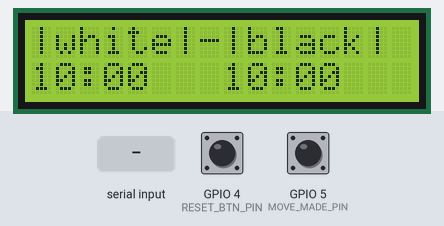
Bench run of a sketch on a simulated ESP32. On the bench: 16×2 character LCD. Inputs (shaded band) come from the test bench; at power-on: GPIO 4 (RESET_BTN_PIN) HIGH, GPIO 5 (MOVE_MADE_PIN) HIGH. What the sketch prints to the serial monitor is not drawn.

Above: at 1.2 s.
1.3 s: "m\n" received over Serial
At 2.0 s:
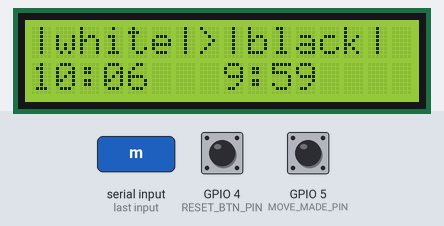
4.3 s: "BWON\n" received over Serial
At 5.5 s:
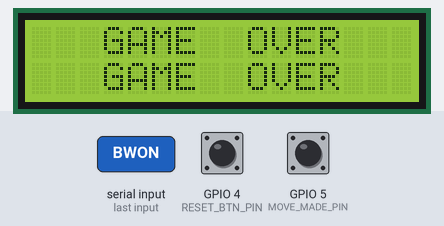
5.8 s: "START\n" received over Serial
At 6.6 s:
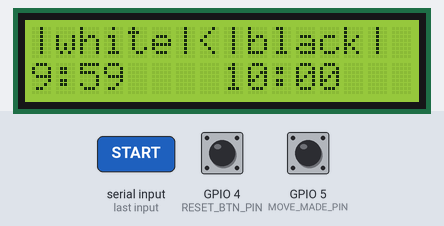
8.8 s: "WWON\n" received over Serial
At 10.0 s:
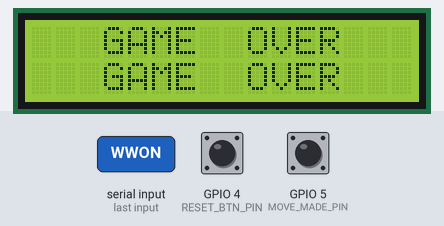
10.3 s: "TIME:90\n" received over Serial
At 11.1 s:
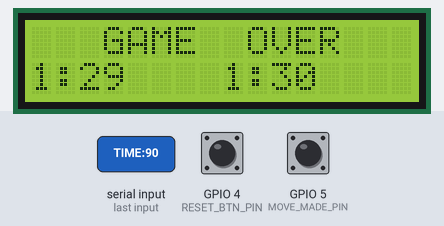
13.3 s: "DRAW\n" received over Serial
At 13.7 s:
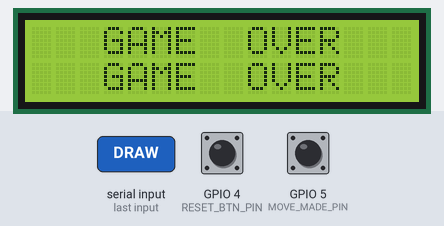
Timing chart, 0 to 15.8 s (numbered marks = the images above; inputs shaded):
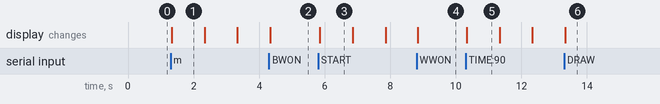

The sketch:

chess_clock.ino
```cpp
// file: /data/git/niclink/external_clock_firmware/WROOM_chess_clock/chess_clock/chess_clock2.ino
#include <LiquidCrystal_I2C.h>
#include <Wire.h>

//#define DEBUG T
//#define DEBUG_TICK T
// messages
#define WHITE_BLACK "|white|-|black| "
#define BLACK_TURN "|white|>|black| "
#define WHITE_TURN "|white|<|black| "
#define WHITE_WIN "  WHITE  WINS!   "
#define BLACK_WIN "  BLACK  WINS!   "
#define DRAW "  0.5/1  DRAW  "
#define GAME_OVER "   GAME  OVER   "
#define TIME_UP "   TIME'S UP!   "
// buttons
#define DEBOUNCE_DELAY 10
#define SDA_PIN 13
#define SCL_PIN 14
#define LCD_ADDR 0x27
#define LCD_ROWS 16
#define LCD_COL 2

// default times
#define B_START_TIME 600000
#define W_START_TIME 600000
#define W_START_INC 6000
#define B_START_INC 6000

// button bins
#define RESET_BTN_PIN 4
#define MOVE_MADE_PIN 5

/**
 * LiquidCrystal_I2C  Constructor
 *
 * @param LCD_ADDR	I2C slave address of the LCD display. Most likely
 * printed on the LCD circuit board, or look in the supplied LCD documentation.
 * @param LCD_COLS	Number of columns your LCD display has.
 * @param LCD_ROWS	Number of rows your LCD display has.
 */
LiquidCrystal_I2C lcd(LCD_ADDR, LCD_ROWS, LCD_COL);

// Button structure to hold all state
struct Button {
  uint8_t pin;
  int8_t curRead;
  int8_t lastState;
  uint32_t lastDebounceTime;
  const char *name;
};

Button resetBtn = {
  RESET_BTN_PIN,
  HIGH,
  HIGH,
  0,
  "Reset Button",
};

Button moveBtn = {
  MOVE_MADE_PIN,
  HIGH,
  HIGH,
  0,
  "Move Button",
};


// init times
uint32_t whiteStartingTimeMs = B_START_TIME;
uint32_t whiteStartingIncMs = W_START_INC;
uint32_t blackStartingTimeMs = B_START_TIME;
uint32_t blackStartingIncMs = B_START_INC;
// current times
uint32_t whiteTimeMs = whiteStartingTimeMs;
uint32_t whiteIncMs = whiteStartingIncMs;
uint32_t blackTimeMs = blackStartingTimeMs;
uint32_t blackIncMs = blackStartingIncMs;

bool connected = false;
bool whiteToPlay = true;
bool clockRunning = false;
uint32_t lastUpdate = 0;

void setup() {
  Wire.begin(SDA_PIN, SCL_PIN);
  // start serial connection
  Serial.begin(9600);
  while (!Serial) {
    delay(10);
  }

  lcd.init();
  lcd.backlight();
  reset();
  displayTime();
  lastUpdate = millis();
  Serial.println("CLOCK READY");
  // button pins
  pinMode(moveBtn.pin, INPUT_PULLUP);
  pinMode(resetBtn.pin, INPUT_PULLUP);
}

// reset chess clock
void reset() {
  clockRunning = false;
  whiteToPlay = true;
  lastUpdate = 0;

  whiteTimeMs = whiteStartingTimeMs;
  whiteIncMs = whiteStartingIncMs;
  blackTimeMs = blackStartingTimeMs;
  blackIncMs = blackStartingIncMs;
  lcd.setCursor(0, 0);
  lcd.print(WHITE_BLACK);

  Serial.println("CLOCK RESET");
}


void displayWhiteTurn() {
  lcd.setCursor(0, 0);
  lcd.print(WHITE_TURN);
}
void doWhiteTurn(bool addInc) {
  displayBlackTurn();
  if (addInc) {
    whiteTimeMs += whiteIncMs;
  }
  whiteToPlay = false;
}
void displayBlackTurn() {
  lcd.setCursor(0, 0);
  lcd.print(BLACK_TURN);
}
void doBlackTurn(bool addInc) {
  displayWhiteTurn();
  if (addInc) {
    blackTimeMs += blackIncMs;
  }
  whiteToPlay = true;
}

void gameDone() {
  clockRunning = false;
  lcd.clear();
  lcd.setCursor(0, 0);
  lcd.print(GAME_OVER);
  lcd.setCursor(0, 1);
  lcd.print(GAME_OVER);
  Serial.println("GAME_OVER");
}

void checkButton(Button &btn) {
  int reading = digitalRead(btn.pin);
  // If the reading changed, reset debounce timer
  if (reading != btn.curRead) {
    btn.lastDebounceTime = millis();
    btn.curRead = reading;
    // If enough time has passed, accept the reading as stable
    if ((millis() - btn.lastDebounceTime) > DEBOUNCE_DELAY) {
      // If the stable state has changed
      if (btn.curRead != btn.lastState) {
        btn.lastState = btn.curRead;
        if (btn.curRead == LOW) {
#ifdef DEBUG
          Serial.print(btn.name);
          Serial.println(" pressed");
#endif
          if (btn.pin == MOVE_MADE_PIN) {
            Serial.println("TODO move ptn");
            // TODO
          } else if (btn.pin == RESET_BTN_PIN) {
            reset();
          }
        }
      }
    }
  }
}


void secondsToHMS(uint16_t seconds, uint16_t &h, uint16_t &m, uint16_t &s) {
  s = seconds % 60;
  uint16_t minutes = seconds / 60;
  m = minutes % 60;
  h = minutes / 60;
}

void displayTime() {
  // convert from ms to seconds
  uint16_t wTotalSec = whiteTimeMs / 1000;
  uint16_t bTotalSec = blackTimeMs / 1000;

  // White and black hours, minutes and seconds
  uint16_t wH, bH;
  uint16_t wM, wS, bM, bS;
  secondsToHMS(wTotalSec, wH, wM, wS);
  secondsToHMS(bTotalSec, bH, bM, bS);

  lcd.setCursor(0, 1);

  // White time
  if (wH > 0) {
    lcd.print(wH);
    lcd.print(":");
    if (wM < 10)
      lcd.print("0");
    lcd.print(wM);
  } else {
    lcd.print(wM);
    lcd.print(":");
    if (wS < 10)
      lcd.print("0");
    lcd.print(wS);
  }
  // make to clear stale numbers
  lcd.print("   ");

  lcd.setCursor(8, 1);

  // Black time
  if (bH > 0) {
    lcd.print(bH);
    lcd.print(":");
    if (bM < 10)
      lcd.print("0");
    lcd.print(bM);
  } else {
    lcd.print(bM);
    lcd.print(":");
    if (bS < 10)
      lcd.print("0");
    lcd.print(bS);
  }
  // clear stale
  lcd.print("    ");
}


bool parseTime(String token, uint32_t &outTime, uint32_t &outInc) {
  // The string token will be in seconds, we will convert to ms for use with
  // millis
#ifdef DEBUG
  Serial.print("Token string: ");
  Serial.println(token);
#endif
  int plusIdx = token.indexOf('+');
  if (plusIdx > 0) {
    outTime = token.substring(0, plusIdx).toInt() * 1000UL;
    outInc = token.substring(plusIdx + 1).toInt() * 1000UL;
#ifdef DEBUG
    Serial.print("parseTime plusIdx > 0. outTime: ");
    Serial.print(outTime);
    Serial.print(" outInc: ");
    Serial.println(outInc);
#endif
  } else if (token.length() > 0) {
#ifdef DEBUG
    Serial.print("No inc. outTime:");
    Serial.print(outTime);
#endif
    outTime = token.toInt() * 1000UL;
    outInc = 0;
  } else {
#ifdef DEBUG
    Serial.println("Failed to parse token.");
#endif
    return false;
  }
  return true;
}

void processSerialCommand(String cmd) {
  cmd.trim();

#ifdef DEBUG
  Serial.print("Serial cmd: [");
  Serial.print(cmd);
  Serial.println("]");
#endif
  if (cmd.startsWith("TIME:")) {
    // Format: TIME:300+5;W        (both players: 300s + 5s increment; White to play)
    //         TIME:300+5,600+10;B (white: 300s+5s, black: 600s+10s;Black to play)
    //         TIME:300,600;B      (white: 300s, black: 600s, no increment; Black to play)
    int8_t commaIdx = cmd.indexOf(',');
    int8_t semiCommaIdx = cmd.indexOf(';');
    uint32_t wTime = 0, wInc = 0, bTime = 0, bInc = 0;
    bool valid = false;

    // figure out who is to play, W or B
    char toPlay = cmd.charAt(semiCommaIdx + 1);
    // increment does not need to be added
    if (toPlay == 'W') {
      doWhiteTurn(false);
    } else if (toPlay == 'B') {
      doBlackTurn(false);
    }

    if (commaIdx > 0) {
#ifdef DEBUG
      Serial.println("commaIdx > 0, [TIME:(black time)+(black inc),(white "
                     "time)+(white inc)] form");
#endif
      // Two separate tokens — white,black
      String whiteTime = cmd.substring(5, commaIdx);

#ifdef DEBUG
      Serial.print("whiteTime token: ");
      Serial.println(whiteTime);
      Serial.print("blackTime token: ");
#endif
      String blackTime = cmd.substring(commaIdx + 1, semiCommaIdx);

#ifdef DEBUG
      Serial.println(blackTime);
#endif
      valid = parseTime(whiteTime, wTime, wInc) && parseTime(blackTime, bTime, bInc);
    } else {
      // Single token - same time for both players
      String time = cmd.substring(5, semiCommaIdx);
      valid = parseTime(time, wTime, wInc);
      if (valid) {
        bTime = wTime;
        bInc = wInc;
      }
    }

    if (valid) {
      clockRunning = true;
      whiteTimeMs = wTime;
      blackTimeMs = bTime;
      whiteIncMs = wInc;
      blackIncMs = bInc;

      displayTime();
#ifdef DEBUG
      Serial.print("valid token: (");
      Serial.print(cmd);
      Serial.print(")");
#endif
    } else {
      Serial.println("ERROR: Invalid time");
    }
  } else if (cmd == "m") {
    clockRunning = true;
    if (whiteToPlay) {
      doWhiteTurn(true);
    } else {
      doBlackTurn(true);
    }
  } else if (cmd == "START") {
    reset();
    displayWhiteTurn();
    clockRunning = true;
  } else if (cmd == "BWON") {
    gameDone();
  } else if (cmd == "WWON") {
    gameDone();
  } else if (cmd == "DRAW") {
    gameDone();
  } else if (cmd == "OVER") {
    gameDone();
  } else if (cmd == "STOP" || cmd == "PAUSE") {
    clockRunning = false;

#ifdef DEBUG
    Serial.println("CLOCK_STOPPED");
#endif
  } else if (cmd == "RESET") {
    reset();
  } else if (cmd == "STATUS") {
    Serial.print("STATUS:");
    Serial.print(whiteTimeMs / 1000UL);
    Serial.print("+");
    Serial.print(whiteIncMs / 1000UL);
    Serial.print(":");
    Serial.print(blackTimeMs / 1000UL);
    Serial.print("+");
    Serial.print(blackIncMs / 1000UL);
    Serial.print(";");
    Serial.println(whiteToPlay ? "W" : "B");
    Serial.print("clock is: ");
    Serial.println(clockRunning ? "RUNNING" : "STOPPED");
  }
#ifdef DEBUG
  else {
    Serial.print("ERROR: cmd '");
    Serial.print(cmd);
    Serial.println("' not known.");
  }
#endif
}


void loop() {
  // Process serial commands
  if (Serial.available() > 0) {
    String cmd = Serial.readStringUntil('\n');
    processSerialCommand(cmd);
  }
#ifdef DEBUG_TICK
  Serial.print("clockRunning is: ");
  Serial.println(clockRunning);
  Serial.print("!gameOver is: ");
  Serial.println(!gameOver);

  Serial.println("delay 5000");
  delay(5000);
  Serial.println("delay out");
#endif
  // Update time only if clock is running and game not over
  if (clockRunning) {
    uint32_t currentTime = millis();

    if (currentTime - lastUpdate >= 50) {
      lastUpdate = currentTime;

      if (whiteToPlay) {
        if (whiteTimeMs > 50) {
          whiteTimeMs -= 50;
        } else {
          gameDone();
          return;
        }
      } else {
        if (blackTimeMs > 50) {
          blackTimeMs -= 50;
        } else {
          gameDone();
          blackTimeMs = 0;
          return;
        }
      }
      displayTime();
    }
  }
  // check buttons
  checkButton(moveBtn);
  checkButton(resetBtn);
}

//  LocalWords:  WWON BWON
```

Measured:
- after the input at 1.3 s, the display: changes at once (image 1)
- after the input at 4.3 s, the display: changes at once (image 2)
- after the input at 5.8 s, the display: changes after 0.05 s (image 3)
- after the input at 8.8 s, the display: changes at once (image 4)
- after the input at 10.3 s, the display: changes at once (image 5)
- after the input at 13.3 s, the display: changes at once (image 6)
